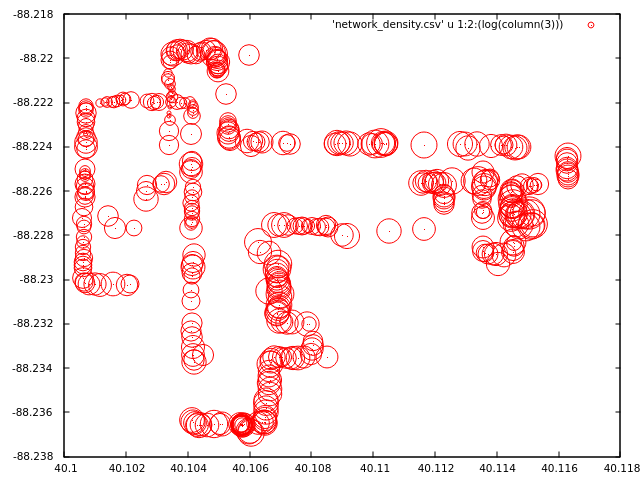

Write gnuplot code to recreate this figure.
gnuplot> set datafile separator ","
gnuplot> plot network_density.csv u 2:1:(log(column(3))) w points lt 1 pt 6 ps variable
